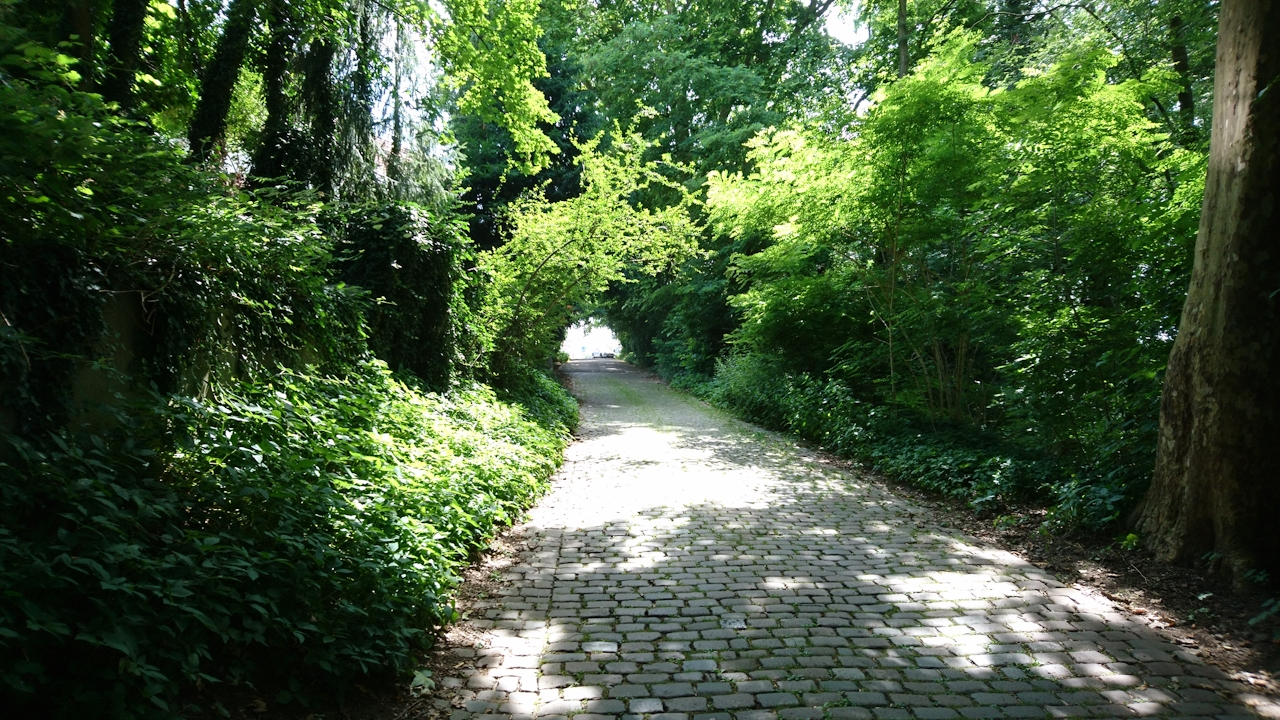
#> input picture examples/green.jpg, 1280 x 720 px
$ python fuzzimg.py examples/green.jpg
#> lines starting #> are read from the running program, lines starting #| are printed output that depends on the picture
#> in run, img is the input picture: PIL image 1280x720 RGB; mean R, G, B 69.4, 89.5, 58.4
#!/usr/bin/env python3

from PIL import Image
import random
import sys


def warp_sort(line):
    line.sort()


def warp_shuffle(line):
    random.shuffle(line)


def fuzz_single_img(img, fn):
    print('    Reading …')
    width, height = img.size
#> width = 1280; height = 720
    data = list(img.getdata())
#> data = 921600 items
    cols = [data[col::width] for col in range(width)]
#> cols = 1280 items
    print('    Columns …')
    [fn(col) and None for col in cols]
    rows = [list(row) for row in zip(*cols)]
#> rows = 720 items
    del cols
    print('    Rows …')
    [fn(row) and None for row in rows]
    print('    Reassemble …')
    #data = sum(rows, [])
    data = [px for row in rows for px in row]
    del rows
    img.putdata(data)
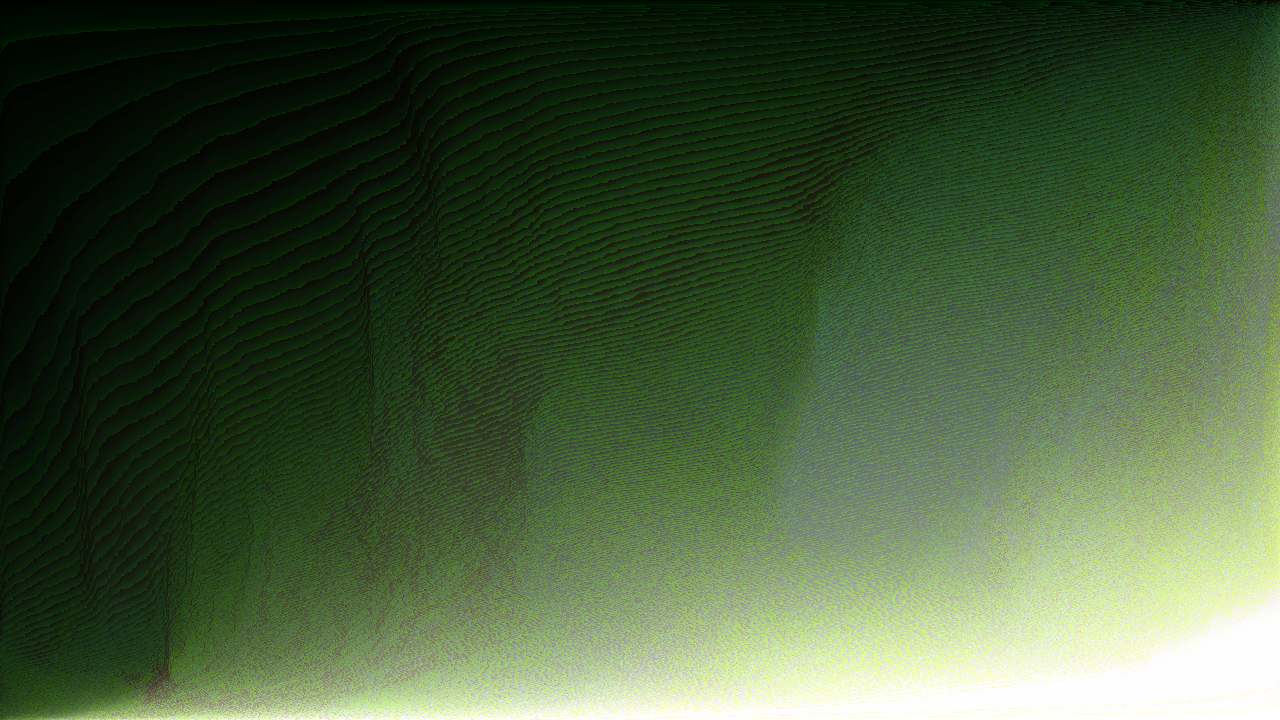
#> img: PIL image 1280x720 RGB; mean R, G, B 69.4, 89.5, 58.4


def run(argv):
    if len(argv) < 2 or argv[1].startswith('-'):
        print('USAGE: {} <INPUT_FILENAME>…'.format(argv[0]), file=sys.stderr)
        exit(1)
    for filename in argv[1:]:
        for mode_fn, mode_name in ((warp_sort, 'sorted'), (warp_shuffle, 'shuffled')):
            print('For {} ({});'.format(filename, mode_name))
            img = Image.open(filename)
            fuzz_single_img(img, mode_fn)
            print('    Write out …')
            img.save(filename + '_' + mode_name + '.png')
    print('Done!')


if __name__ == '__main__':
    run(sys.argv)
